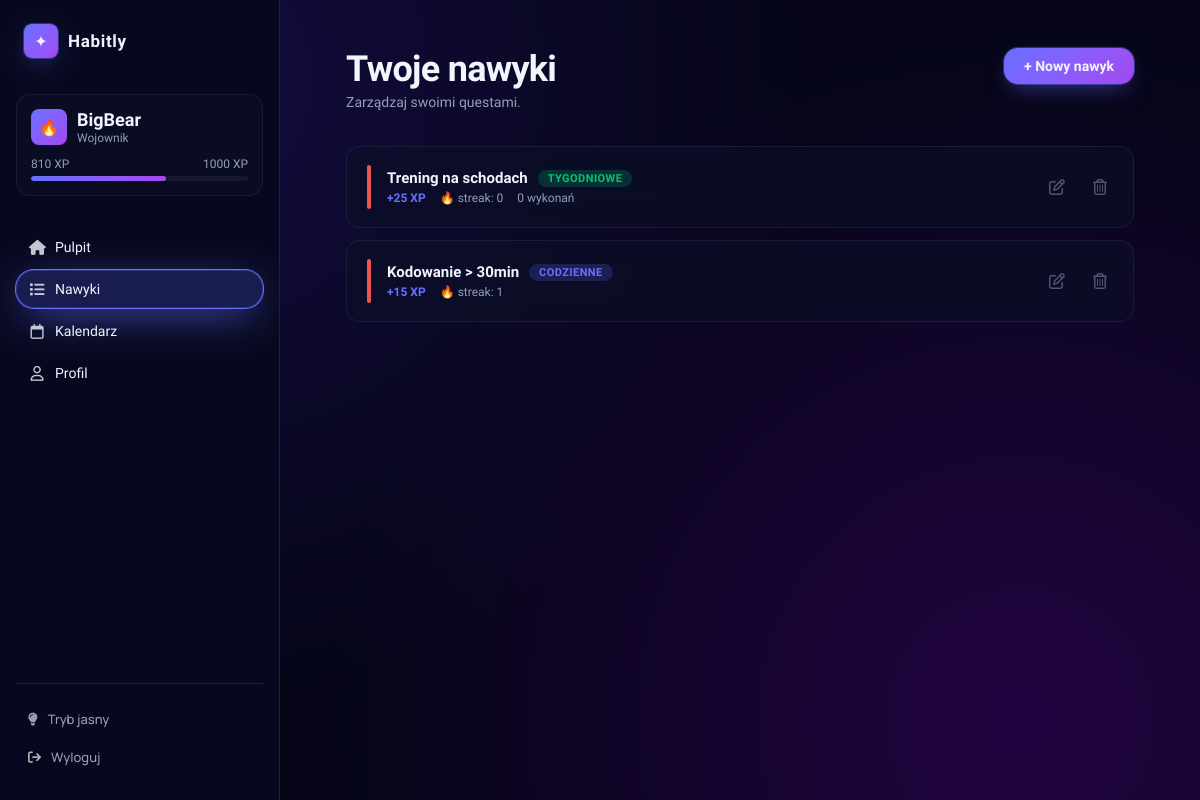
The page /habbits/ (signed in) on the database as committed earlier.
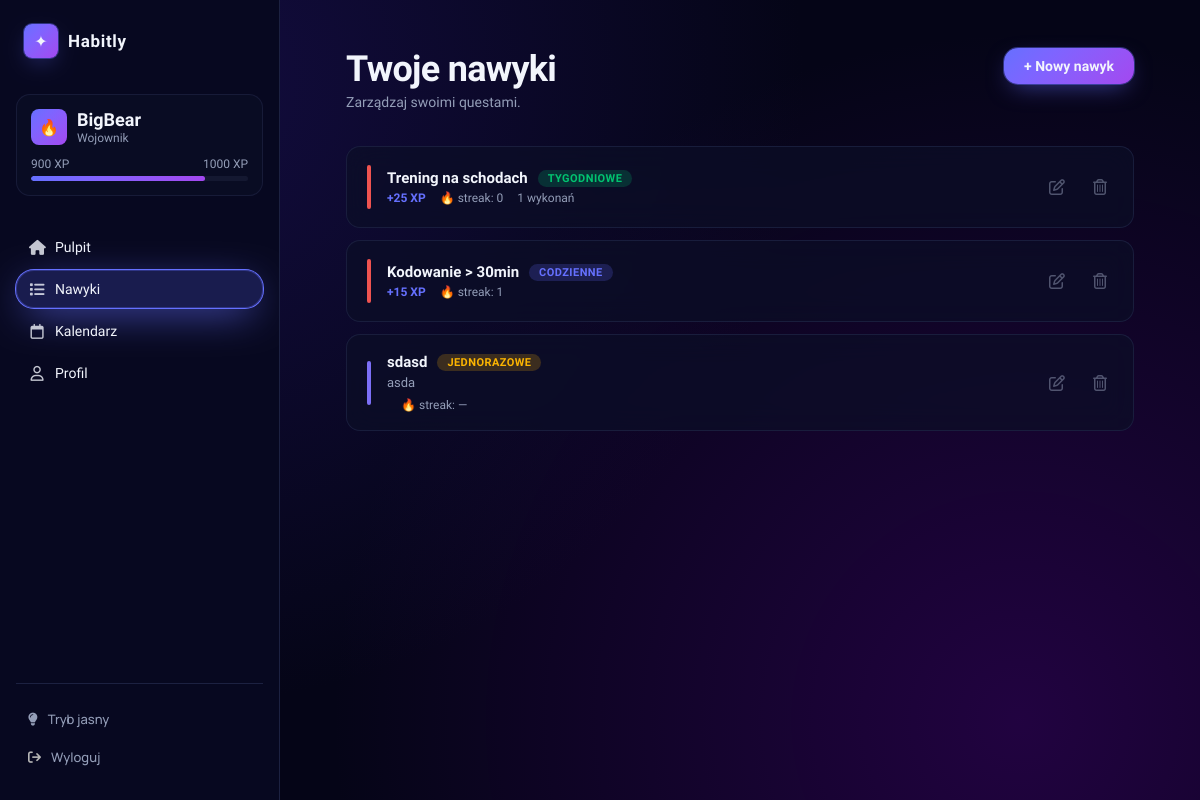
The same page on the database as committed later.
### ToDo/models.py (models this page shows, shortened)
class UserProfile(models.Model):
    user = models.OneToOneField(User, on_delete=models.CASCADE, related_name='profile')
    xp = models.IntegerField(default=0)
    def rank(self):
        if self.xp >= 2000:
            return ('👑', 'Legenda')
        elif self.xp >= 1000:
            return ('💎', 'Mistrz')
        elif self.xp >= 500:
            return ('🔥', 'Wojownik')
        elif self.xp >= 200:
            return ('⚡', 'Adept')
        else:
            return ('🌱', 'Nowicjusz')
    def xp_to_next_rank(self):
        thresholds = [200, 500, 1000, 2000]
        for t in thresholds:
            if self.xp < t:
                return t - self.xp
        return 0
    def rank_progress_percent(self):
        levels = [0, 200, 500, 1000, 2000]
        for i in range(len(levels) - 1):
            if self.xp < levels[i + 1]:
                current = self.xp - levels[i]
                total = levels[i + 1] - levels[i]
                return int((current / total) * 100)
        return 100

class Task(models.Model):
    user = models.ForeignKey(User, on_delete=models.CASCADE, null=True, blank=True)
    TASK_DAILY = "DAILY"
    TASK_WEEKLY = "WEEKLY"
    TASK_ONCE = "ONCE"
    TASK_TODO = "TODO"
    TASK_TYPES = [
        (TASK_DAILY, "Codzienne"),
        (TASK_WEEKLY, "Tygodniowe"),
        (TASK_ONCE, "Jednorazowe"),
        (TASK_TODO, "Do zrobienia"),
    ]
    title = models.CharField(max_length=200)
    description = models.TextField(blank=True, default='')
    color = models.CharField(max_length=20, default='indigo')
    task_type = models.CharField(max_length=10, choices=TASK_TYPES, default=TASK_ONCE)
    date = models.DateField(null=True, blank=True)
    completed = models.BooleanField(default=False)
    completed_date = models.DateField(null=True, blank=True)
    last_completed = models.DateField(null=True, blank=True)
    streak = models.IntegerField(default=0)
    weekly_target = models.IntegerField(null=True, blank=True)
    weekly_progress = models.IntegerField(default=0)
    last_week = models.CharField(max_length=10, null=True, blank=True)
    def weekly_progress_count(self):
        today = timezone.localdate()
        year, week, _ = today.isocalendar()
        return self.logs.filter(
            date__week=week,
            date__year=year,
            completed=True
        ).count()
    def weekly_streak(self):
        if self.task_type != self.TASK_WEEKLY or not self.weekly_target:
            return 0
        today = timezone.localdate()
        week_start = today - timedelta(days=today.weekday())
        streak = 0
        while True:
            week_end = week_start + timedelta(days=6)
            completed_days = (
                self.logs
                .filter(date__range=(week_start, week_end), completed=True)
                .values("date")
                .distinct()
                .count()
            )
            if completed_days >= self.weekly_target:
                streak += 1
                week_start -= timedelta(days=7)
            else:
                break
        return streak

### ToDo/views.py (the view, shortened to what this page needs)
# urls.py: path('habbits/', views.habbits, name='habbits'),
@login_required(login_url='auth')
def habbits(request):
    today = timezone.localdate()
    profile, _ = UserProfile.objects.get_or_create(user=request.user)
    form = TaskForm()
    tasks = tasks_for_day(request.user, today)
    all_tasks = list(tasks_for_day(request.user, timezone.localdate()))
    context = {
        'tasks': tasks,
        'form': form,
        'profile': profile,
        'rank_icon': profile.rank()[0],
        'rank_name': profile.rank()[1],
        'progress': profile.rank_progress_percent(),
        'xp_to_next': profile.xp_to_next_rank(),
    }
    return render(request, 'ToDo/habbits.html', context)

### ToDo/views.py (called while the page is built)
def tasks_for_day(user, day):
    return Task.objects.filter(
        user=user
    ).filter(
        Q(task_type=Task.TASK_DAILY) |
        Q(task_type=Task.TASK_WEEKLY) |
        Q(task_type=Task.TASK_ONCE, date=day) |
        Q(task_type=Task.TASK_TODO, completed=False) |
        Q(task_type=Task.TASK_TODO, completed_date=day)
    )

### ToDo/templates/ToDo/habbits.html (shortened to what this page needs)
{% extends 'ToDo/base.html' %}
{% load static %}
{% block extra_css %}
<link rel="stylesheet" href="{% static 'css/habbits.css' %}">
{% endblock %}
{% block content %}
<main class="main">
    <div class="main__header">
      <div>
        <h1 class="main__title">Twoje nawyki</h1>
        <p class="main__subtitle">Zarządzaj swoimi questami.</p>
      </div>
        <button class="btn-new" onclick="openNewModal()">
            + Nowy nawyk
        </button>
    </div>
    <div class="habits-list">
      {% for task in tasks %}
      <div class="habit-card" data-id="{{ task.id }}" data-title="{{ task.title }}" onclick="openNotesModal(this)">
        <div class="habit-card__accent accent-{{ task.color|default:'indigo' }}"></div>
        <div class="habit-card__body">
          <div class="habit-card__top">
            <span class="habit-card__title">{{ task.title }}</span>
            {% if task.task_type == 'WEEKLY' %}
              <span class="badge badge--weekly">Tygodniowe</span>
            {% elif task.task_type == 'DAILY' %}
              <span class="badge badge--daily">Codzienne</span>
            {% else %}
              <span class="badge badge--once">Jednorazowe</span>
            {% endif %}
          </div>
          {% if task.description %}
            <p class="habit-card__desc">{{ task.description }}</p>
          {% endif %}
          <div class="habit-card__meta">
            <span class="habit-card__xp">
                {% if task.task_type == 'ONCE' %}+10 XP
                {% elif task.task_type == 'DAILY' %}+15 XP
                {% elif task.task_type == 'WEEKLY' %}+25 XP
                {% endif %}
            </span>
            <span class="habit-card__streak">
              🔥 streak:
              {% if task.task_type == 'DAILY' %}
                {{ task.streak }}
              {% elif task.task_type == 'WEEKLY' %}
                {{ task.weekly_streak }}
              {% else %}
                —
              {% endif %}
            </span>
            {% if task.task_type == 'WEEKLY' %}
              <span>{{ task.weekly_progress_count }} wykonań</span>
            {% endif %}
          </div>
        </div>
          <button type="button"
            class="btn-edit"
            data-id="{{ task.id }}"
            data-title="{{ task.title }}"
            data-description="{{ task.description }}"
            data-type="{{ task.task_type }}"
            data-color="{{ task.color }}"
            data-weekly-target="{{ task.weekly_target|default:'' }}"
            data-date="{{ task.date|date:'Y-m-d'|default:'' }}"
            onclick="event.stopPropagation(); openEditModal(this)">
            <i class="fa-regular fa-pen-to-square"></i>
          </button>
        <button type="button" onclick="event.stopPropagation(); openDeleteModal({{ task.id }}, '{{ task.title }}')" class="btn-delete" title="Usuń">
            <i class="fa-regular fa-trash-can"></i>
        </button>
      </div>
      {% empty %}
      <div class="empty-state">
        <div class="empty-state__icon">⚔️</div>
        <p class="empty-state__text">Nie masz jeszcze żadnych nawyków.<br>Dodaj swój pierwszy quest!</p>
      </div>
      {% endfor %}
    </div>
  </main>
            {% load widget_tweaks %}
{% endblock %}

### ToDo/templates/ToDo/base.html (shortened to what this page needs)
<!DOCTYPE html>
<html lang="pl">
{% load static %}
<head>
    <link rel="stylesheet" href="{% static 'css/main.css' %}">
    {% block extra_css %}{% endblock %}
</head>
<body>
<div class="app">
    <aside class="sidebar">
        <div class="sidebar__logo">
            <div class="sidebar__logo-icon">✦</div>
            <span class="sidebar__logo-name">Habitly</span>
        </div>
        <div class="user-card">
          <div class="user-card__top">
            <div class="user-card__avatar">{{ rank_icon }}</div>
            <div>
              <div class="user-card__name">{{ request.user.username }}</div>
              <div class="user-card__level">{{ rank_name }}</div>
            </div>
          </div>
          <div class="xp-bar-labels">
            <span>{{ profile.xp }} XP</span>
            <span>{{ profile.xp|add:xp_to_next }} XP</span>
          </div>
          <div class="xp-bar-track">
            <div class="xp-bar-fill" style="width: {{ progress }}%"></div>
          </div>
        </div>
        <nav class="sidebar-nav ">
            <a href="{% url 'home' %}"
               class="sidebar-link {% if request.resolver_match.url_name == 'home' %}active{% endif %}">
                <i class="fa-solid fa-house"></i>Pulpit
            </a>
            <a href="{% url 'habbits' %}"
               class="sidebar-link {% if request.resolver_match.url_name == 'habbits' %}active{% endif %}">
                <i class="fa-solid fa-list"></i>Nawyki
            </a>
            <a href="{% url 'calendar' %}"
               class="sidebar-link {% if request.resolver_match.url_name == 'calendar' %}active{% endif %}">
                <i class="fa-regular fa-calendar"></i>Kalendarz
            </a>
            <a href="{% url 'profile' %}"
               class="sidebar-link {% if request.resolver_match.url_name == 'profile' %}active{% endif %}">
                <i class="fa-regular fa-user"></i>Profil
            </a>
        </nav>
        <div class="sidebar-footer">
            <button id="theme-toggle" class="sidebar-logout" onclick="toggleTheme()">
                <i class="fa-solid fa-lightbulb"></i>Tryb jasny
            </button>
            <form method="POST" action="{% url 'logout' %}">
            <button type="submit" class="sidebar-logout">
                <i class="fa-solid fa-arrow-right-from-bracket" style="color: rgb(181, 181, 181);"></i>Wyloguj
            </button>
        </form>
        </div>
    </aside>
    {% block content %}
    {% endblock %}
</div>
</body>
</html>

Rows that differ between the two databases and show on the page:
changed UserProfile: xp "810" → "900"
computed for Task "Trening na schodach": weekly_progress_count "0" → "1"
added Task: title "sdasd", task_type "JEDNORAZOWE", description "asda"
Other text that changed with them:
{{ progress }}: 62 → 80 (drawn)
